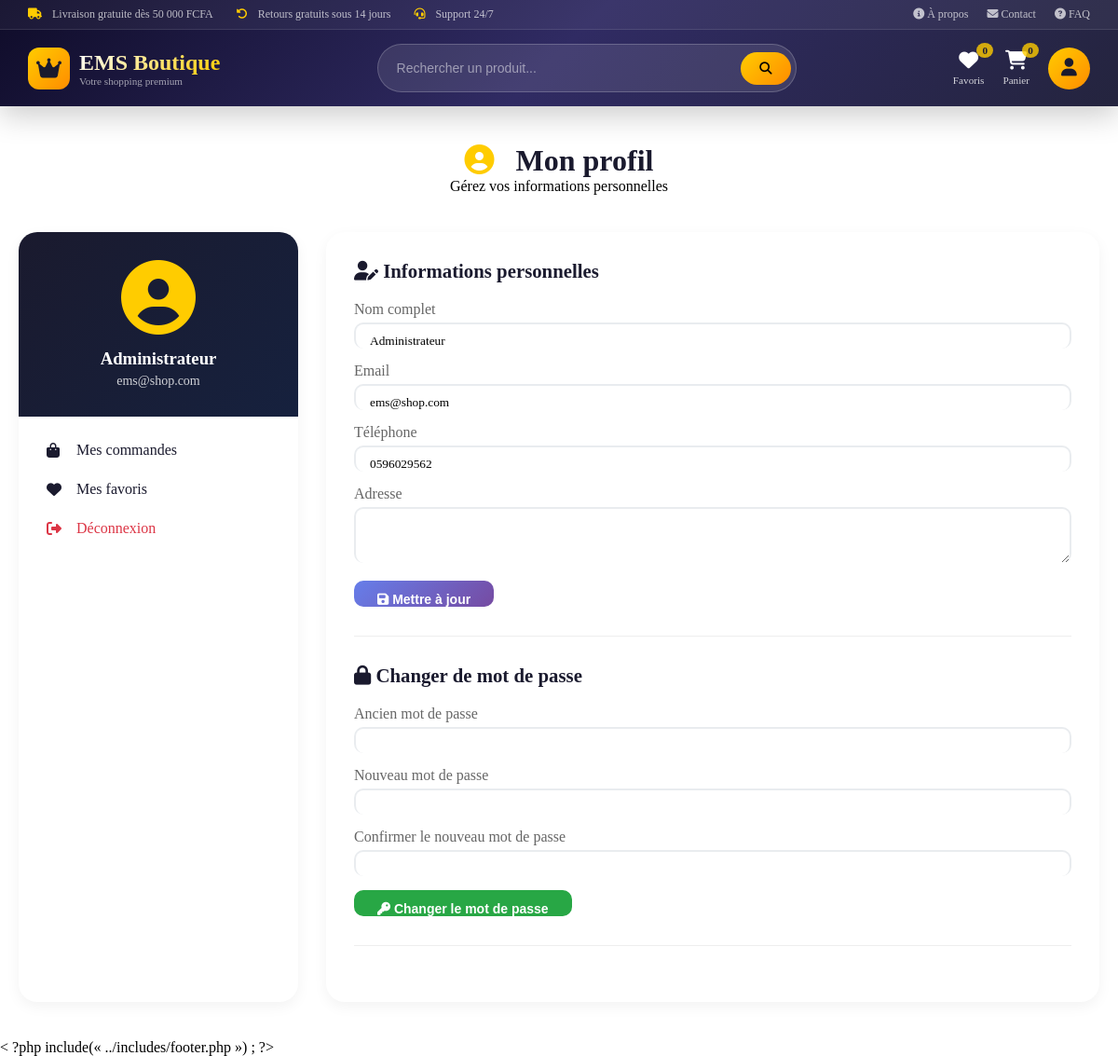
The app's page /pages/profile.php (signed in) with its own data.
### tables this page shows
CREATE TABLE `users` (
  `user_id` int(11) NOT NULL,
  `nom` varchar(25) NOT NULL,
  `prenom` varchar(255) NOT NULL,
  `email` varchar(100) NOT NULL,
  `telephone` varchar(20) DEFAULT NULL,
  `adresse` text DEFAULT NULL,
  `password` varchar(255) NOT NULL,
  `date_creation` timestamp NOT NULL DEFAULT current_timestamp(),
  `role` enum('admin','user') DEFAULT 'user'
);

### pages/profile.php (the view, shortened to what this page needs)
<?php
Include("../includes/db.php") ;
Include("../includes/header.php") ;
$user_id = $_SESSION['user_id'] ;
$stmt = $conn->prepare("SELECT * FROM users WHERE user_id = ? ") ;
$stmt->execute([$user_id]) ;
$user = $stmt->fetch() ;
?>
<!DOCTYPE html>
<html lang="fr">
<head>
    <link rel="stylesheet" href="css/profile.css">
</head>
<body>
    <div class= "page-container">
    <div class= "page-header">
        <h1><i class= "fas fa-user-circle "></i> Mon profil</h1>
        <p>Gérez vos informations personnelles</p>
    </div>
    <div class= "profile-grid">
        <div class= "profile-sidebar">
            <div class= "profile-avatar">
                <i class= "fas fa-user-circle"></i>
                <h3><?php echo htmlspecialchars($user['nom']) ; ?></h3>
                <p><?php echo htmlspecialchars($user['email']) ; ?></p>
            </div>
            <div class= "profile-menu">
                <a href= "mes-commandes.php" class= "menu-item">
                    <i class= "fas fa-shopping-bag"></i> Mes commandes
                </a>
                <a href= "mes-favoris.php" class= "menu-item">
                    <i class= "fas fa-heart "></i> Mes favoris
                </a>
                <a href= "../logout.php" class= "menu-item logout">
                    <i class= "fas fa-sign-out-alt"></i> Déconnexion
                </a>
            </div>
        </div>
        <div class= "profile-content">
            <div class= "profile-section">
                <h2><i class= "fas fa-user-edit"></i> Informations personnelles</h2>
                <form method= "POST">
                    <div class= "form-group">
                        <label>Nom complet</label>
                        <input type= "text" name= "nom" value= "<?php echo htmlspecialchars($user['nom']) ; ?> " required>
                    </div>
                    <div class= "form-group">
                        <label>Email</label>
                        <input type= "email" name= "email " value= "<?php echo htmlspecialchars($user['email']) ; ?> " required>
                    </div>
                    <div class= "form-group">
                        <label>Téléphone</label>
                        <input type= "tel" name= "telephone" value= "<?php echo htmlspecialchars($user['telephone'] ?? '') ; ?> ">
                    </div>
                    <div class= "form-group">
                        <label>Adresse</label>
                        <textarea name= "adresse" rows= "3"><?php echo htmlspecialchars($user['adresse'] ?? '') ; ?></textarea>
                    </div>
                    <button type= "submit" class= "btn-update">
                        <i class= "fas fa-save"></i> Mettre à jour
                    </button>
                </form>
            </div>
            <div class= "profile-section">
                <h2><i class= "fas fa-lock"></i> Changer de mot de passe</h2>
                <form method= "POST">
                    <div class= "form-group">
                        <label>Ancien mot de passe</label>
                        <input type= "password" name= "old_password" required>
                    </div>
                    <div class= "form-group">
                        <label>Nouveau mot de passe</label>
                        <input type= "password" name= "new_password" required>
                    </div>
                    <div class= "form-group">
                        <label>Confirmer le nouveau mot de passe</label>
                        <input type= "password" name= "confirm_password" required>
                    </div>
                    <button type= "submit" name= "change_password" class= "btn-password">
                        <i class= "fas fa-key"></i> Changer le mot de passe
                    </button>
                </form>
            </div>
        </div>
    </div>
</div>
< ?php include(« ../includes/footer.php ») ; ?>
</body>
</html>

### pages/css/profile.css (style rules this page uses)
.page-container { Max-width : 1200px ; Margin : 0 auto ; Padding : 40px 20px ; }
.page-header { Text-align : center ; Margin-bottom : 40px ; }
.page-header h1 { Font-size : 2rem ; Color : #1a1a2e ; }
.page-header h1 i { Color : #ffcc00 ; Margin-right : 15px ; }
.profile-grid { Display : grid ; Grid-template-columns : 300px 1fr ; Gap : 30px ; }
.profile-sidebar { Background : white ; Border-radius : 20px ; Overflow : hidden ; Box-shadow : 0 5px 15px rgba(0,0,0,0.05) ; }
.profile-avatar { Text-align : center ; Padding : 30px ; Background : linear-gradient(135deg, #1a1a2e, #16213e) ; Color : white ; }
.profile-avatar i { Font-size : 80px ; Color : #ffcc00 ; Margin-bottom : 15px ; }
.profile-avatar h3 { Margin-bottom : 5px ; }
.profile-avatar p { Opacity : 0.8 ; Font-size : 14px ; }
.profile-menu { Padding : 15px ; }
.menu-item { Display : flex ; Align-items : center ; Gap : 12px ; Padding : 12px 15px ; Color : #1a1a2e ; Text-decoration : none ; Border-radius : 10px ; Transition : background 0.3s ; }
.menu-item.logout { Color : #dc3545 ; }
.menu-item i { Width : 20px ; }
.profile-content { Background : white ; Border-radius : 20px ; Padding : 30px ; Box-shadow : 0 5px 15px rgba(0,0,0,0.05) ; }
.profile-section { Margin-bottom : 30px ; Padding-bottom : 30px ; Border-bottom : 1px solid #eee ; }
.profile-section :last-child { Border-bottom : none ; Margin-bottom : 0 ; Padding-bottom : 0 ; }
.profile-section h2 { Color : #1a1a2e ; Margin-bottom : 20px ; Font-size : 1.3rem ; }
.form-group { Margin-bottom : 15px ; }
.form-group label { Display : block ; Margin-bottom : 5px ; Font-weight : 500 ; Color : #666 ; }
.form-group input, .form-group textarea { Width : 100% ; Padding : 10px 15px ; Border : 2px solid #e9ecef ; Border-radius : 10px ; Font-family : inherit ; }
.btn-update, .btn-password { Padding : 12px 25px ; Border : none ; Border-radius : 10px ; Cursor : pointer ; Font-size : 14px ; Font-weight : 600 ; Transition : all 0.3s ; }
.btn-update { Background : linear-gradient(135deg, #667eea, #764ba2) ; Color : white ; }
.btn-password { Background : #28a745 ; Color : white ; }

### includes/header.php (style rules this page uses)
* { margin: 0; padding: 0; box-sizing: border-box; }

### records on screen
users: nom "Administrateur", email "ems@shop.com", telephone "0596029562"
